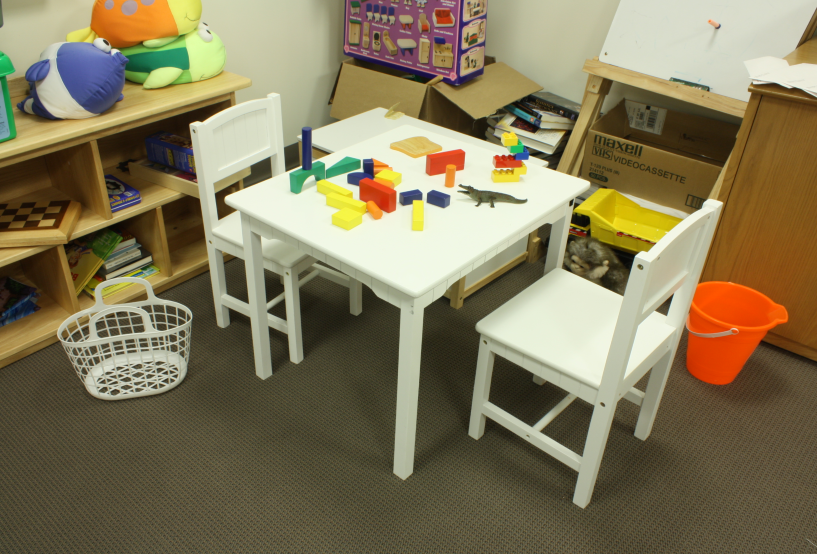
#> input picture im0.png, 817 x 554 px
$ jupyter execute --allow-errors chap173.ipynb
#> lines starting #> are read from the running program, lines starting #| are printed output that depends on the picture
# 1.7.3 Epipolar Geometry

[cell 1]
import cv2
import numpy as np
from matplotlib import pyplot as plt

[cell 2]
img1 = cv2.imread('im2.png',0) #queryimage # left image sIMG_2541 sim2
img2 = cv2.imread('im3.png',0) #trainimage # right image sIMG_2542 sim3
sift = cv2.SIFT_create()

#> (a cell that did not finish here is left out)

#> (a cell that did not finish here is left out)

[cell 5]
# FLANN parameters
FLANN_INDEX_KDTREE = 0
index_params = dict(algorithm = FLANN_INDEX_KDTREE, trees = 5)
search_params = dict(checks=50)
flann = cv2.FlannBasedMatcher(index_params,search_params)
#> (the rest of this cell did not finish here and is left out)

#> (a cell that did not finish here is left out)

#> (a cell that did not finish here is left out)

[cell 8]
def drawlines(img1,img2,lines,pts1,pts2):
    ''' img1 - image on which we draw the epilines for the points in img2
    lines - corresponding epilines '''
    r,c = img1.shape
    img1 = cv2.cvtColor(img1,cv2.COLOR_GRAY2BGR)
    img2 = cv2.cvtColor(img2,cv2.COLOR_GRAY2BGR)
    for r,pt1,pt2 in zip(lines,pts1,pts2):
        color = tuple(np.random.randint(0,255,3).tolist())
        x0,y0 = map(int, [0, -r[2]/r[1] ])
        x1,y1 = map(int, [c, -(r[2]+r[0]*c)/r[1] ])
        img1 = cv2.line(img1, (x0,y0), (x1,y1), color,1)
        img1 = cv2.circle(img1,tuple(pt1),5,color,-1)
        img2 = cv2.circle(img2,tuple(pt2),5,color,-1)
    return img1,img2

#> (a cell that did not finish here is left out)

#> (a cell that did not finish here is left out)

# 1.7.4 Depth Map from Stereo Images

[cell 11]
import numpy as np
import cv2
from matplotlib import pyplot as plt

[cell 12]
imgL = cv2.imread('im0.png',0)
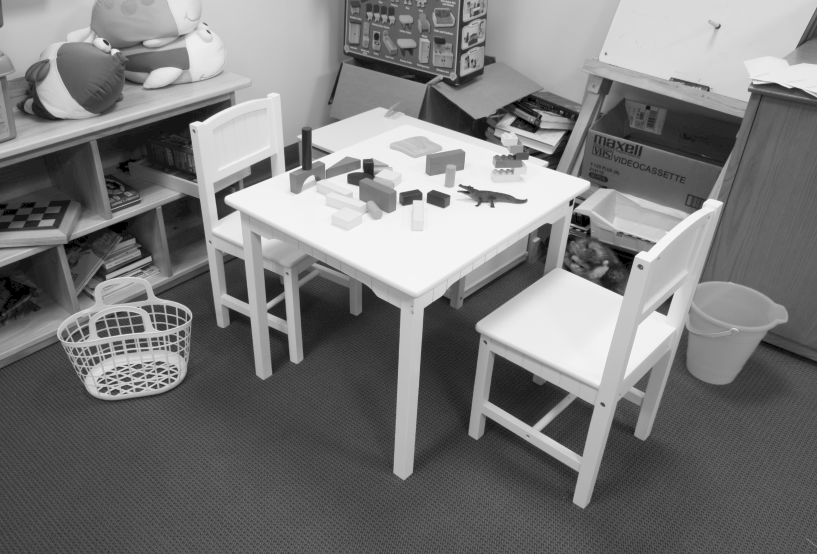
#> imgL: shape (554, 817); min 0, max 248, mean 122.2
imgR = cv2.imread('im1.png',0)
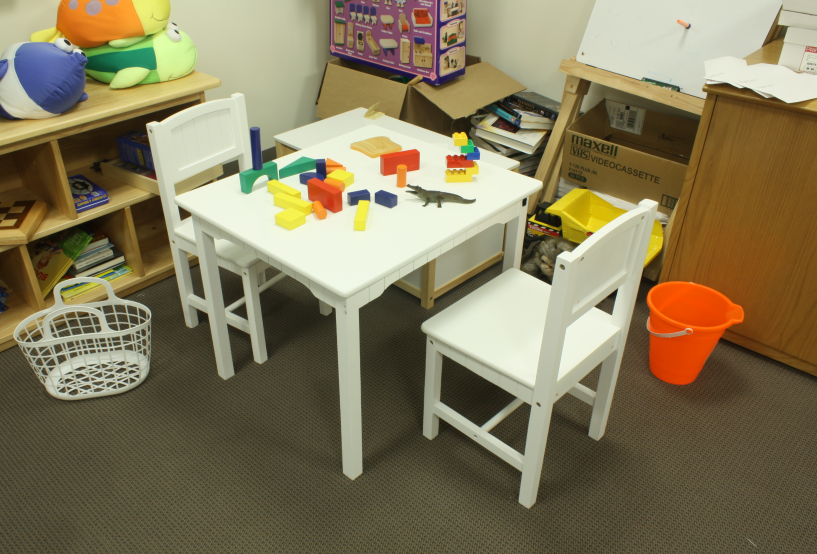
#> input picture im1.png, 817 x 554 px
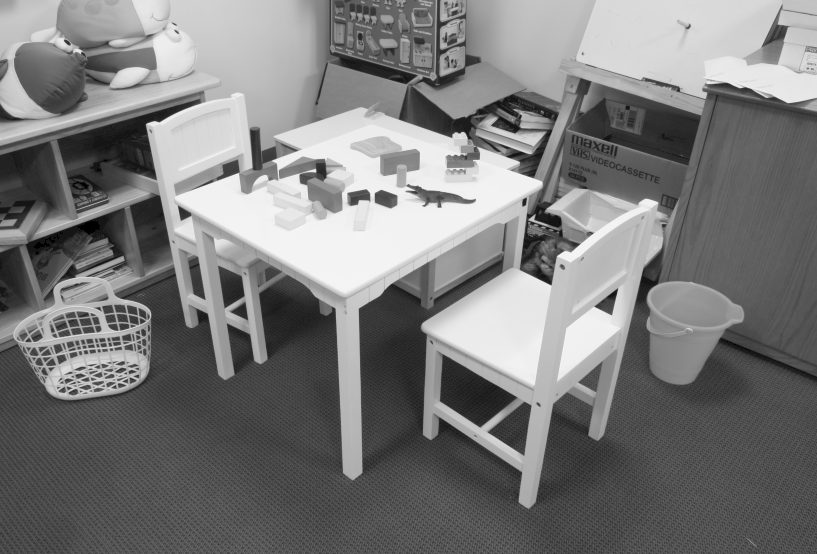
#> imgR: shape (554, 817); min 0, max 246, mean 122.8

[cell 13]
#stereo = cv2.createStereoBM(numDisparities=16, blockSize=15)
stereo = cv2.StereoBM_create(numDisparities=16, blockSize=15)
disparity = stereo.compute(imgL,imgR)
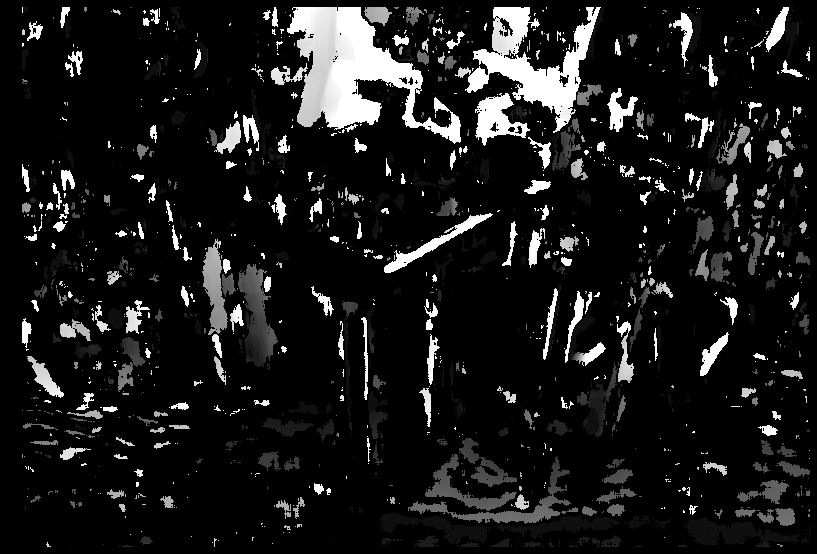
#> disparity: shape (554, 817) int16; min -16, max 240, mean 10.2; drawn with min black and max white
plt.imshow(disparity,'gray')
plt.show()
